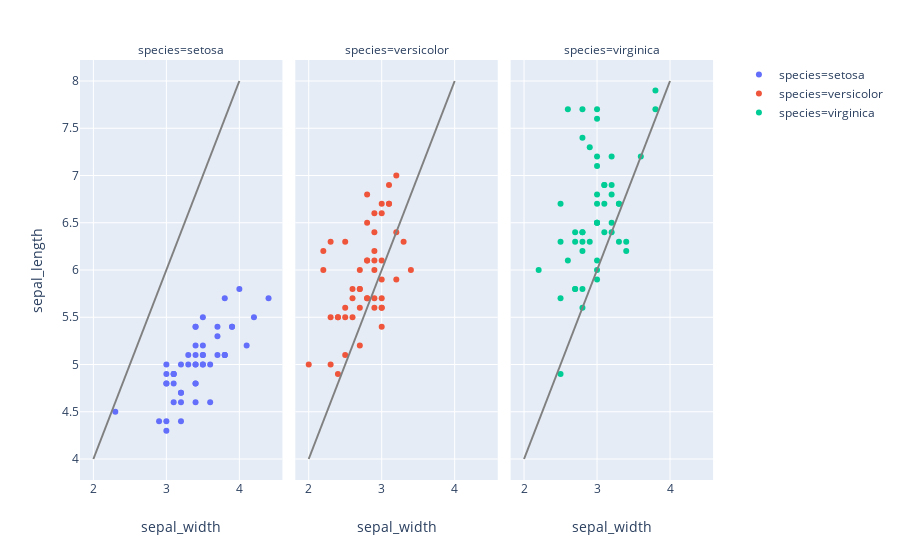

The notebook cell this image was saved under:
### Code cell
import plotly.express as px
iris = px.data.iris()
fig = px.scatter(iris, x="sepal_width", y="sepal_length", color="species", facet_col="species")
reference_line = go.Scatter(x=[2, 4],
                            y=[4, 8],
                            mode="lines",
                            line=go.scatter.Line(color="gray"),
                            showlegend=False)
fig.add_trace(reference_line, row=1, col=1)
fig.add_trace(reference_line, row=1, col=2)
fig.add_trace(reference_line, row=1, col=3)
fig.show()

### Figure 1 — Plotly figure (JSON) as saved in the notebook; plotly's stock layout.template omitted (floating-point values rounded to 4 significant figures)
{"data": [{"hoverlabel": {"namelength": 0}, "hovertemplate": "species=setosa<br>sepal_width=%{x}<br>sepal_length=%{y}", "legendgroup": "species=setosa", "marker": {"color": "#636efa", "symbol": "circle"}, "mode": "markers", "name": "species=setosa", "showlegend": true, "type": "scatter", "x": [3.5, 3, 3.2, 3.1, 3.6, 3.9, 3.4, 3.4, 2.9, 3.1, 3.7, 3.4, 3, 3, 4, 4.4, 3.9, 3.5, 3.8, 3.8, 3.4, 3.7, 3.6, 3.3, 3.4, 3, 3.4, 3.5, 3.4, 3.2, 3.1, 3.4, 4.1, 4.2, 3.1, 3.2, 3.5, 3.1, 3, 3.4, 3.5, 2.3, 3.2, 3.5, 3.8, 3, 3.8, 3.2, 3.7, 3.3], "xaxis": "x", "y": [5.1, 4.9, 4.7, 4.6, 5, 5.4, 4.6, 5, 4.4, 4.9, 5.4, 4.8, 4.8, 4.3, 5.8, 5.7, 5.4, 5.1, 5.7, 5.1, 5.4, 5.1, 4.6, 5.1, 4.8, 5, 5, 5.2, 5.2, 4.7, 4.8, 5.4, 5.2, 5.5, 4.9, 5, 5.5, 4.9, 4.4, 5.1, 5, 4.5, 4.4, 5, 5.1, 4.8, 5.1, 4.6, 5.3, 5], "yaxis": "y"}, {"hoverlabel": {"namelength": 0}, "hovertemplate": "species=versicolor<br>sepal_width=%{x}<br>sepal_length=%{y}", "legendgroup": "species=versicolor", "marker": {"color": "#EF553B", "symbol": "circle"}, "mode": "markers", "name": "species=versicolor", "showlegend": true, "type": "scatter", "x": [3.2, 3.2, 3.1, 2.3, 2.8, 2.8, 3.3, 2.4, 2.9, 2.7, 2, 3, 2.2, 2.9, 2.9, 3.1, 3, 2.7, 2.2, 2.5, 3.2, 2.8, 2.5, 2.8, 2.9, 3, 2.8, 3, 2.9, 2.6, 2.4, 2.4, 2.7, 2.7, 3, 3.4, 3.1, 2.3, 3, 2.5, 2.6, 3, 2.6, 2.3, 2.7, 3, 2.9, 2.9, 2.5, 2.8], "xaxis": "x2", "y": [7, 6.4, 6.9, 5.5, 6.5, 5.7, 6.3, 4.9, 6.6, 5.2, 5, 5.9, 6, 6.1, 5.6, 6.7, 5.6, 5.8, 6.2, 5.6, 5.9, 6.1, 6.3, 6.1, 6.4, 6.6, 6.8, 6.7, 6, 5.7, 5.5, 5.5, 5.8, 6, 5.4, 6, 6.7, 6.3, 5.6, 5.5, 5.5, 6.1, 5.8, 5, 5.6, 5.7, 5.7, 6.2, 5.1, 5.7], "yaxis": "y2"}, {"hoverlabel": {"namelength": 0}, "hovertemplate": "species=virginica<br>sepal_width=%{x}<br>sepal_length=%{y}", "legendgroup": "species=virginica", "marker": {"color": "#00cc96", "symbol": "circle"}, "mode": "markers", "name": "species=virginica", "showlegend": true, "type": "scatter", "x": [3.3, 2.7, 3, 2.9, 3, 3, 2.5, 2.9, 2.5, 3.6, 3.2, 2.7, 3, 2.5, 2.8, 3.2, 3, 3.8, 2.6, 2.2, 3.2, 2.8, 2.8, 2.7, 3.3, 3.2, 2.8, 3, 2.8, 3, 2.8, 3.8, 2.8, 2.8, 2.6, 3, 3.4, 3.1, 3, 3.1, 3.1, 3.1, 2.7, 3.2, 3.3, 3, 2.5, 3, 3.4, 3], "xaxis": "x3", "y": [6.3, 5.8, 7.1, 6.3, 6.5, 7.6, 4.9, 7.3, 6.7, 7.2, 6.5, 6.4, 6.8, 5.7, 5.8, 6.4, 6.5, 7.7, 7.7, 6, 6.9, 5.6, 7.7, 6.3, 6.7, 7.2, 6.2, 6.1, 6.4, 7.2, 7.4, 7.9, 6.4, 6.3, 6.1, 7.7, 6.3, 6.4, 6, 6.9, 6.7, 6.9, 5.8, 6.8, 6.7, 6.7, 6.3, 6.5, 6.2, 5.9], "yaxis": "y3"}, {"line": {"color": "gray"}, "mode": "lines", "showlegend": false, "type": "scatter", "x": [2, 4], "xaxis": "x", "y": [4, 8], "yaxis": "y"}, {"line": {"color": "gray"}, "mode": "lines", "showlegend": false, "type": "scatter", "x": [2, 4], "xaxis": "x2", "y": [4, 8], "yaxis": "y2"}, {"line": {"color": "gray"}, "mode": "lines", "showlegend": false, "type": "scatter", "x": [2, 4], "xaxis": "x3", "y": [4, 8], "yaxis": "y3"}], "layout": {"annotations": [{"font": {}, "showarrow": false, "text": "species=setosa", "x": 0.1567, "xanchor": "center", "xref": "paper", "y": 1, "yanchor": "bottom", "yref": "paper"}, {"font": {}, "showarrow": false, "text": "species=versicolor", "x": 0.49, "xanchor": "center", "xref": "paper", "y": 1, "yanchor": "bottom", "yref": "paper"}, {"font": {}, "showarrow": false, "text": "species=virginica", "x": 0.8233, "xanchor": "center", "xref": "paper", "y": 1, "yanchor": "bottom", "yref": "paper"}], "autosize": true, "legend": {"tracegroupgap": 0}, "margin": {"t": 60}, "xaxis": {"anchor": "y", "autorange": true, "domain": [0, 0.3133], "range": [1.865, 4.562], "title": {"text": "sepal_width"}, "type": "linear"}, "xaxis2": {"anchor": "y2", "autorange": true, "domain": [0.3333, 0.6467], "matches": "x", "range": [1.865, 4.562], "title": {"text": "sepal_width"}, "type": "linear"}, "xaxis3": {"anchor": "y3", "autorange": true, "domain": [0.6667, 0.98], "matches": "x", "range": [1.865, 4.562], "title": {"text": "sepal_width"}, "type": "linear"}, "yaxis": {"anchor": "x", "autorange": true, "domain": [0, 1], "range": [3.778, 8.222], "title": {"text": "sepal_length"}, "type": "linear"}, "yaxis2": {"anchor": "x2", "autorange": true, "domain": [0, 1], "matches": "y", "range": [3.778, 8.222], "showticklabels": false, "type": "linear"}, "yaxis3": {"anchor": "x3", "autorange": true, "domain": [0, 1], "matches": "y", "range": [3.778, 8.222], "showticklabels": false, "type": "linear"}}}
